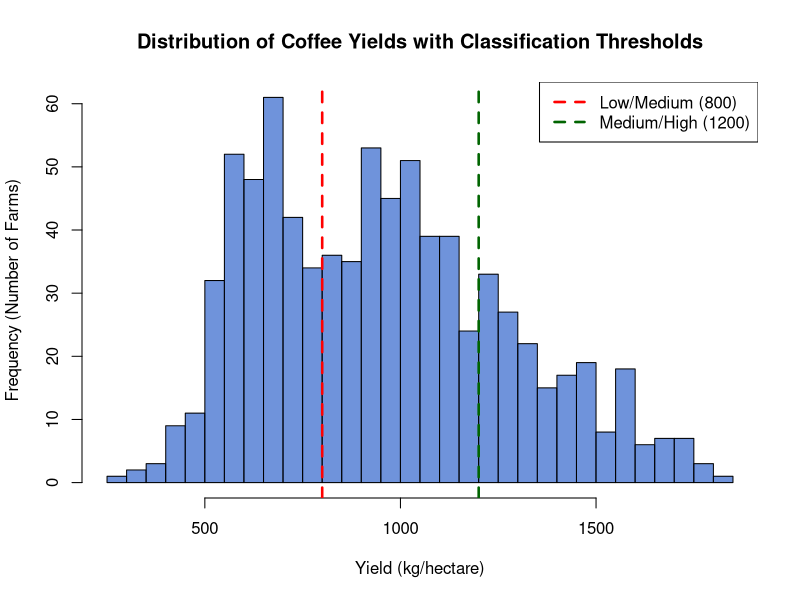
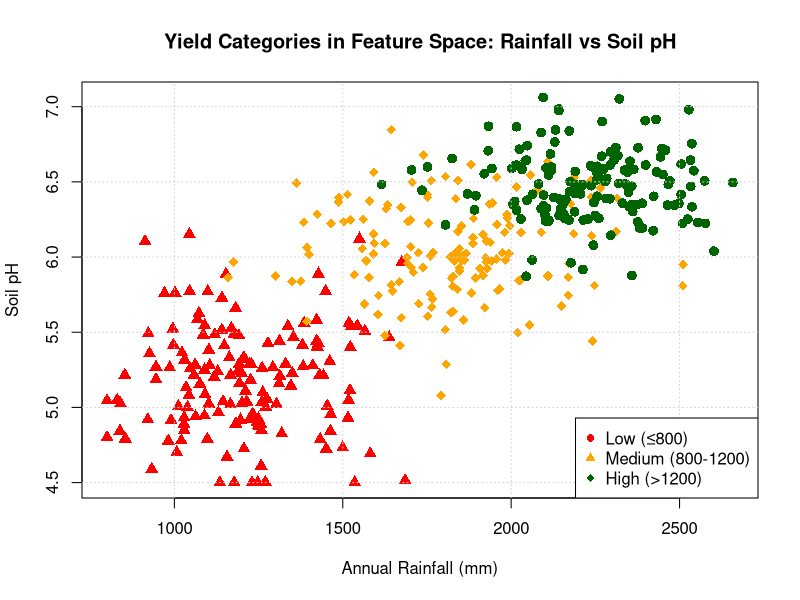
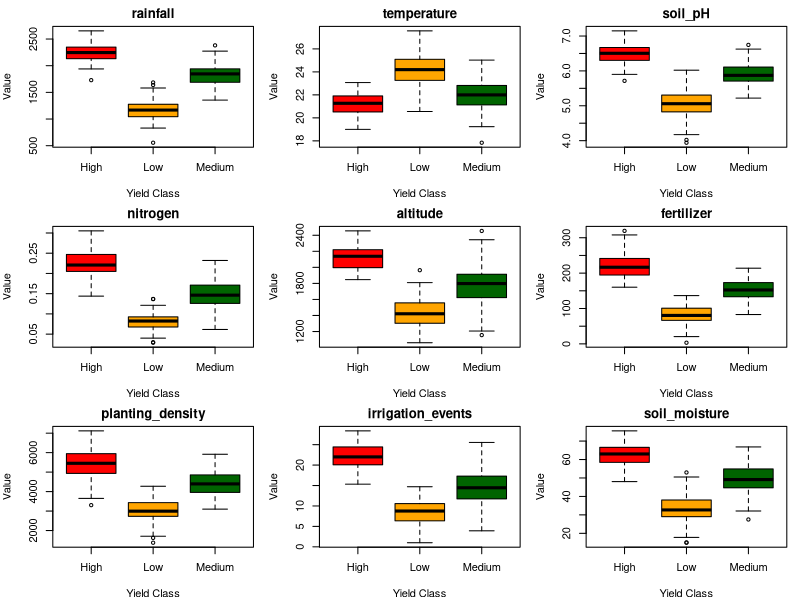
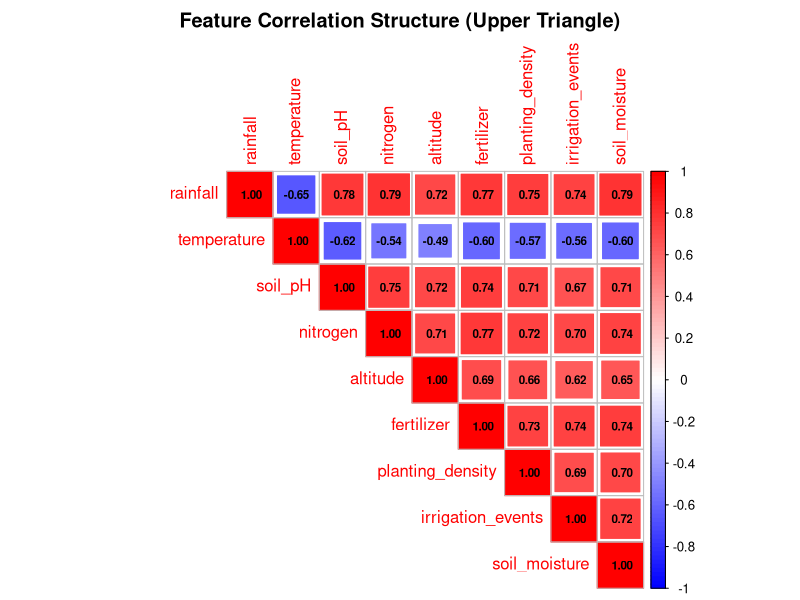
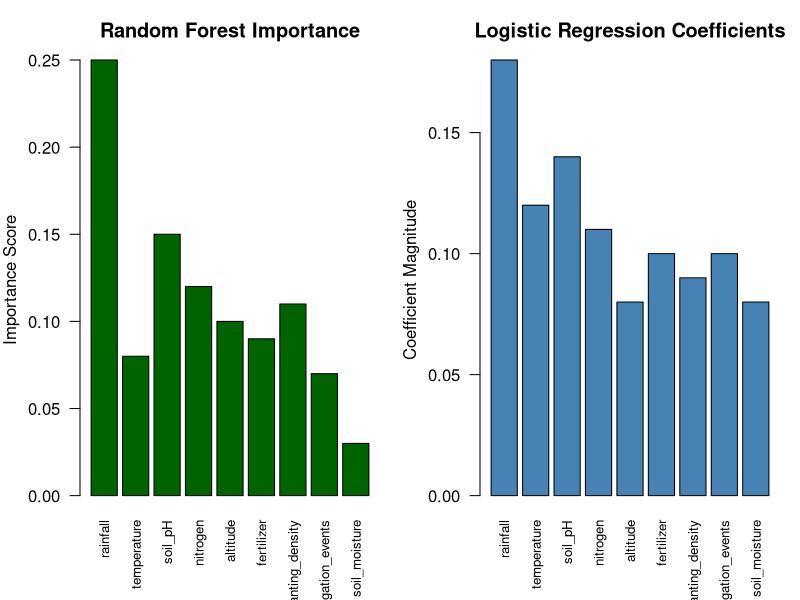
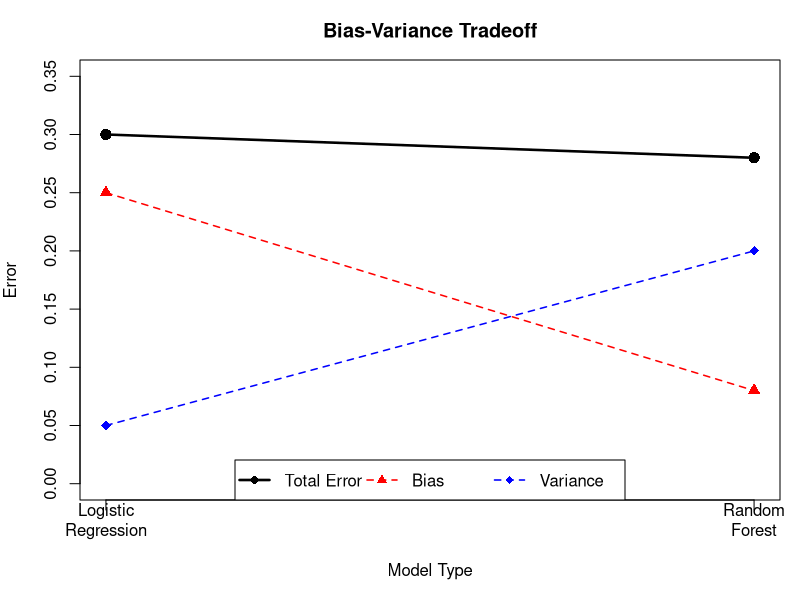
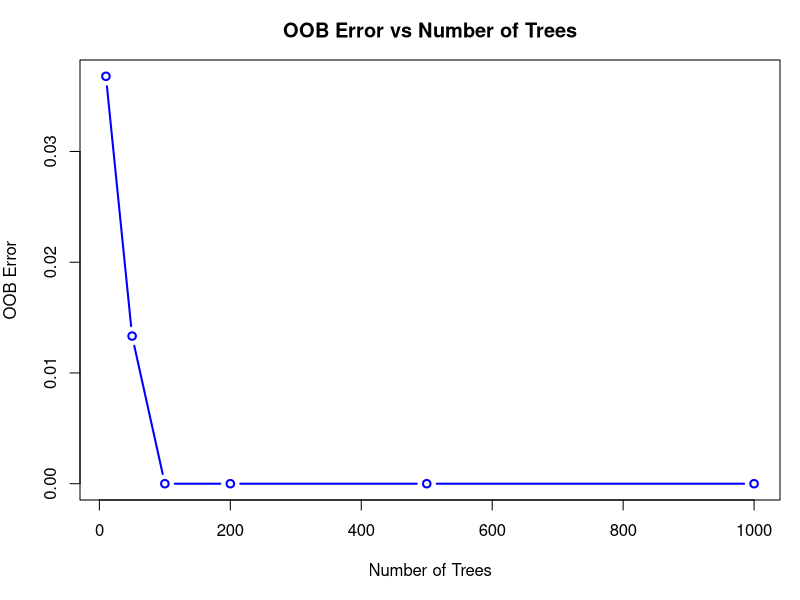
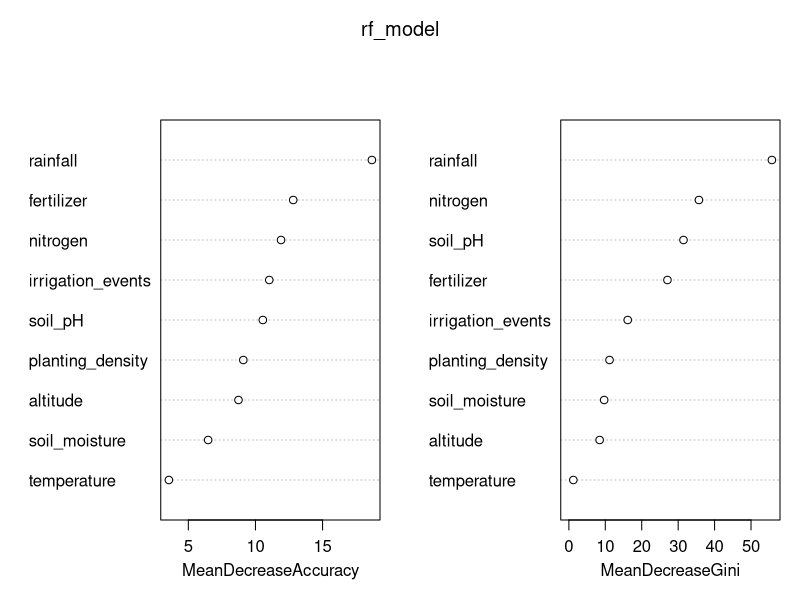

Reproduce these figures in R, in order.
## ---- chunk 1
knitr::opts_chunk$set(echo = FALSE,fig.align = 'center', fig.width = 6, fig.height = 4, warning = FALSE, message = FALSE)
## ---- chunk 2
library(FNN)
library(rpart)
library(corrplot)
library(mlbench)
library(pROC)
library(class)
library(dslabs)
library(caret)
library(nnet)
library(randomForest)
## ---- chunk 3
set.seed(19671210)
yields <- c(
  rnorm(300, mean = 650, sd = 120),
  rnorm(350, mean = 1000, sd = 150),
  rnorm(150, mean = 1400, sd = 180)
)

yields <- pmax(yields, 200)

hist(yields, breaks = 50, col = rgb(0.2, 0.4, 0.8, alpha = 0.7),
     border = "black", xlab = "Yield (kg/hectare)",
     ylab = "Frequency (Number of Farms)",
     main = "Distribution of Coffee Yields with Classification Thresholds")

abline(v = 800, col = "red", lwd = 2.5, lty = 2)
abline(v = 1200, col = "darkgreen", lwd = 2.5, lty = 2)

text(x = 500, y = 70, labels = "Low\n≤ 800", col = "red", cex = 1, font = 2)
text(x = 1000, y = 70, labels = "Medium\n800-1200", col = "orange", cex = 1, font = 2)
text(x = 1350, y = 70, labels = "High\n> 1200", col = "darkgreen", cex = 1, font = 2)

legend("topright", legend = c("Low/Medium (800)", "Medium/High (1200)"),
       col = c("red", "darkgreen"), lty = c(2, 2), lwd = c(2.5, 2.5))
## ---- chunk 4
set.seed(19671210)
n_per_class <- 150

low_yield <- data.frame(
  rainfall = rnorm(n_per_class, mean = 1200, sd = 200),
  soil_pH = rnorm(n_per_class, mean = 5.2, sd = 0.4),
  yield_class = "Low (≤800)"
)

medium_yield <- data.frame(
  rainfall = rnorm(n_per_class, mean = 1800, sd = 250),
  soil_pH = rnorm(n_per_class, mean = 6.0, sd = 0.3),
  yield_class = "Medium (800-1200)"
)

high_yield <- data.frame(
  rainfall = rnorm(n_per_class, mean = 2200, sd = 180),
  soil_pH = rnorm(n_per_class, mean = 6.5, sd = 0.25),
  yield_class = "High (>1200)"
)

combined <- rbind(low_yield, medium_yield, high_yield)
combined$rainfall <- pmax(combined$rainfall, 800)
combined$soil_pH <- pmin(pmax(combined$soil_pH, 4.5), 7.5)

colors <- c("Low (≤800)" = "red", "Medium (800-1200)" = "orange", "High (>1200)" = "darkgreen")

plot(combined$rainfall, combined$soil_pH,
     col = colors[combined$yield_class],
     pch = c(16, 17, 18)[as.factor(combined$yield_class)],
     cex = 1.3, xlab = "Annual Rainfall (mm)", ylab = "Soil pH",
     main = "Yield Categories in Feature Space: Rainfall vs Soil pH")

grid(col = "lightgray", lty = 3)

legend("bottomright",
       legend = c("Low (≤800)", "Medium (800-1200)", "High (>1200)"),
       col = c("red", "orange", "darkgreen"), pch = c(16, 17, 18))
## ---- chunk 5
set.seed(19671210)

n_low <- 100
n_medium <- 120
n_high <- 80

low_yield_data <- data.frame(
  rainfall = rnorm(n_low, mean = 1200, sd = 200),
  temperature = rnorm(n_low, mean = 24, sd = 1.5),
  soil_pH = rnorm(n_low, mean = 5.1, sd = 0.4),
  nitrogen = rnorm(n_low, mean = 0.08, sd = 0.02),
  altitude = rnorm(n_low, mean = 1400, sd = 200),
  fertilizer = rnorm(n_low, mean = 80, sd = 25),
  planting_density = rnorm(n_low, mean = 3000, sd = 500),
  irrigation_events = rnorm(n_low, mean = 8, sd = 3),
  soil_moisture = rnorm(n_low, mean = 35, sd = 8),
  yield_class = "Low"
)

medium_yield_data <- data.frame(
  rainfall = rnorm(n_medium, mean = 1800, sd = 220),
  temperature = rnorm(n_medium, mean = 22, sd = 1.2),
  soil_pH = rnorm(n_medium, mean = 5.9, sd = 0.35),
  nitrogen = rnorm(n_medium, mean = 0.15, sd = 0.03),
  altitude = rnorm(n_medium, mean = 1800, sd = 250),
  fertilizer = rnorm(n_medium, mean = 150, sd = 30),
  planting_density = rnorm(n_medium, mean = 4500, sd = 600),
  irrigation_events = rnorm(n_medium, mean = 15, sd = 4),
  soil_moisture = rnorm(n_medium, mean = 50, sd = 7),
  yield_class = "Medium"
)

high_yield_data <- data.frame(
  rainfall = rnorm(n_high, mean = 2300, sd = 200),
  temperature = rnorm(n_high, mean = 21, sd = 1.0),
  soil_pH = rnorm(n_high, mean = 6.5, sd = 0.3),
  nitrogen = rnorm(n_high, mean = 0.22, sd = 0.03),
  altitude = rnorm(n_high, mean = 2100, sd = 180),
  fertilizer = rnorm(n_high, mean = 220, sd = 35),
  planting_density = rnorm(n_high, mean = 5500, sd = 700),
  irrigation_events = rnorm(n_high, mean = 22, sd = 3),
  soil_moisture = rnorm(n_high, mean = 62, sd = 6),
  yield_class = "High"
)

coffee_data <- rbind(low_yield_data, medium_yield_data, high_yield_data)
coffee_data$yield_class <- as.factor(coffee_data$yield_class)

n <- nrow(coffee_data)
p <- ncol(coffee_data) - 1
## ---- chunk 6
table(coffee_data$yield_class)
## ---- chunk 7
summary(coffee_data[, 1:10])
## ---- chunk 8
par(mfrow = c(3, 3), mar = c(4, 4, 2, 1))

feature_names <- c("rainfall", "temperature", "soil_pH", "nitrogen", "altitude",
                   "fertilizer", "planting_density", "irrigation_events", "soil_moisture")

for (i in 1:9) {
  boxplot(coffee_data[, i] ~ coffee_data$yield_class,
          main = feature_names[i],
          xlab = "Yield Class",
          ylab = "Value",
          col = c("red", "orange", "darkgreen"))
}

par(mfrow = c(1, 1))
## ---- chunk 9
R <- cor(coffee_data[, 1:9])
round(R, 3)
## ---- chunk 10

corrplot(R, 
         method = "square",
         type = "upper",
         diag = TRUE,
         addCoef.col = "black",
         number.cex = 0.7,
         col = colorRampPalette(c("blue", "white", "red"))(100),
         mar = c(0, 0, 2, 0),
         main = "Feature Correlation Structure (Upper Triangle)")
## ---- chunk 11
par(mfrow = c(1, 2), mar = c(5, 4, 3, 1))

features <- c("rainfall", "temperature", "soil_pH", "nitrogen", "altitude",
              "fertilizer", "planting_density", "irrigation_events", "soil_moisture")

rf_importance <- c(0.25, 0.08, 0.15, 0.12, 0.10, 0.09, 0.11, 0.07, 0.03)
lr_importance <- c(0.18, 0.12, 0.14, 0.11, 0.08, 0.10, 0.09, 0.10, 0.08)

barplot(rf_importance, names.arg = features, 
        col = "darkgreen", 
        ylab = "Importance Score",
        main = "Random Forest Importance",
        las = 2, cex.names = 0.8)

barplot(lr_importance, names.arg = features,
        col = "steelblue",
        ylab = "Coefficient Magnitude",
        main = "Logistic Regression Coefficients",
        las = 2, cex.names = 0.8)

par(mfrow = c(1, 1))
## ---- chunk 12
model_types <- c("Logistic\nRegression", "Random\nForest")
bias <- c(0.25, 0.08)
variance <- c(0.05, 0.20)
total_error <- bias + variance

x_pos <- 1:2

plot(x_pos, total_error, type = "o", col = "black", lwd = 2.5, pch = 16, cex = 1.5,
     ylim = c(0, 0.35),
     xlab = "Model Type",
     ylab = "Error",
     main = "Bias-Variance Tradeoff",
     axes = FALSE)

points(x_pos, bias, col = "red", pch = 17, cex = 1.3, lwd = 2)
points(x_pos, variance, col = "blue", pch = 18, cex = 1.3, lwd = 2)

lines(x_pos, bias, col = "red", lty = 2, lwd = 1.5)
lines(x_pos, variance, col = "blue", lty = 2, lwd = 1.5)

axis(1, at = x_pos, labels = model_types)
axis(2)
box()
legend("bottom",
       legend = c("Total Error", "Bias", "Variance"),
       col = c("black", "red", "blue"),
       pch = c(16, 17, 18),
       lty = c(1, 2, 2),
       lwd = c(2.5, 1.5, 1.5),
       horiz = TRUE)
## ---- chunk 13
set.seed(19671210)

ntrees <- c(10, 50, 100, 200, 500, 1000)
oob_errors <- numeric(length(ntrees))

for(i in 1:length(ntrees)) {
  rf_temp <- randomForest(yield_class ~ ., data = coffee_data,
                          ntree = ntrees[i],
                          mtry = sqrt(p),
                          nodesize = 5)
  oob_errors[i] <- rf_temp$err.rate[ntrees[i], 1]
}

plot(ntrees, oob_errors, type = "b", col = "blue", lwd = 2,
     xlab = "Number of Trees",
     ylab = "OOB Error",
     main = "OOB Error vs Number of Trees")

optimal_ntree <- ntrees[which.min(oob_errors)]
cat("Optimal number of trees:", optimal_ntree, "\n")
## ---- chunk 14
set.seed(19671210)
start_time_rf <- Sys.time()

rf_model <- randomForest(
  yield_class ~ .,
  data = coffee_data,
  ntree = 100,
  mtry = sqrt(p),
  nodesize = 1,
  importance = TRUE
)

end_time_rf <- Sys.time()
time_rf <- difftime(end_time_rf, start_time_rf, units = "secs")
## ---- chunk 15
print(rf_model)
## ---- chunk 16
importance(rf_model)
varImpPlot(rf_model)
## ---- chunk 17


set.seed(19671210)
start_time_lr <- Sys.time()

lr_model <- multinom(
  yield_class ~ .,
  data = coffee_data,
  maxit = 1000,
  trace = FALSE
)

end_time_lr <- Sys.time()
time_lr <- difftime(end_time_lr, start_time_lr, units = "secs")
## ---- chunk 18
summary(lr_model)
## ---- chunk 19
lr_pred <- predict(lr_model, coffee_data, type = "class")
lr_train_error <- mean(lr_pred != coffee_data$yield_class)
## ---- chunk 20
cat("Random Forest Training Time:", time_rf, "seconds\n")
cat("Logistic Regression Training Time:", time_lr, "seconds\n")
cat("Random Forest Training Error:", rf_model$err.rate[100, 1], "\n")
cat("Logistic Regression Training Error:", lr_train_error, "\n")
## ---- chunk 21
set.seed(19671210)

lambda_seq <- seq(0.0001, 0.1, length.out = 20)
cv_errors <- numeric(length(lambda_seq))

folds <- createFolds(coffee_data$yield_class, k = 5, list = TRUE)

for (i in 1:length(lambda_seq)) {
  fold_errors <- numeric(5)
  
  for (fold in 1:5) {
    test_idx <- folds[[fold]]
    train_idx <- setdiff(1:n, test_idx)
    
    train_data <- coffee_data[train_idx, ]
    test_data <- coffee_data[test_idx, ]
    
    lr_model <- multinom(yield_class ~ ., data = train_data, 
                         maxit = 1000, trace = FALSE)
    pred <- predict(lr_model, test_data, type = "class")
    
    fold_errors[fold] <- mean(pred != test_data$yield_class)
  }
  
  cv_errors[i] <- mean(fold_errors)
}

optimal_idx <- which.min(cv_errors)
optimal_lambda <- lambda_seq[optimal_idx]
optimal_cv_error <- cv_errors[optimal_idx]
## ---- chunk 22
plot(lambda_seq, cv_errors, type = "o", col = "steelblue", lwd = 2, pch = 16,
     xlab = expression(lambda),
     ylab = "5-Fold CV Error",
     main = "Regularization Tuning: LR with L2 Penalty")

points(optimal_lambda, optimal_cv_error, col = "red", pch = 18, cex = 2)

abline(v = optimal_lambda, col = "red", lty = 2, lwd = 1.5)

legend("topright",
       legend = c("CV Error", paste("Optimal lambda =", round(optimal_lambda, 3))),
       col = c("steelblue", "red"),
       pch = c(16, 18),
       lty = c(1, 2))
## ---- chunk 23
cat("Optimal Lambda (from 5-Fold CV):", optimal_lambda, "\n")
cat("Optimal CV Error:", optimal_cv_error, "\n\n")

cat("Random Forest OOB Error:", rf_model$err.rate[100, 1], "\n")
cat("Logistic Regression CV Error:", optimal_cv_error)
## ---- chunk 24
set.seed(19671210)

train_idx <- sample(1:n, size = 0.7 * n)
test_idx <- setdiff(1:n, train_idx)

train_data <- coffee_data[train_idx, ]
test_data <- coffee_data[test_idx, ]

n_train <- nrow(train_data)
n_test <- nrow(test_data)

cat("Training set size:", n_train, "\n")
cat("Test set size:", n_test, "\n")
## ---- chunk 25
rf_final <- randomForest(yield_class ~ ., data = train_data, 
                         ntree = 100, mtry = sqrt(ncol(train_data)), 
                         nodesize = 1, importance = TRUE)

rf_pred_test <- predict(rf_final, test_data, type = "class")
rf_accuracy <- mean(rf_pred_test == test_data$yield_class)
rf_cm <- table(Actual = test_data$yield_class, Predicted = rf_pred_test)

cat("Random Forest Test Accuracy:", rf_accuracy, "\n")
cat("\nRandom Forest Confusion Matrix:\n")
print(rf_cm)

## ---- chunk 26
lr_final <- multinom(yield_class ~ ., data = train_data,
                     maxit = 1000, trace = FALSE)

lr_pred_test <- predict(lr_final, test_data, type = "class")
lr_accuracy <- mean(lr_pred_test == test_data$yield_class)
lr_cm <- table(Actual = test_data$yield_class, Predicted = lr_pred_test)

cat("Logistic Regression Test Accuracy:", lr_accuracy, "\n")
cat("\nLogistic Regression Confusion Matrix:\n")
print(lr_cm)
## ---- chunk 27
par(mfrow = c(1, 2), mar = c(6, 6, 5, 2))

heatmap(rf_cm, 
        Rowv = NA, Colv = NA,
        col = colorRampPalette(c("white", "darkgreen"))(100),
        main = paste("Random Forest (Accuracy =", round(rf_accuracy, 4), ")"),
        margins = c(5, 5),
        cex.main = 0.85,
        cex.axis = 0.7)

heatmap(lr_cm,
        Rowv = NA, Colv = NA,
        col = colorRampPalette(c("white", "steelblue"))(100),
        main = paste("Logistic Regression (Accuracy =", round(lr_accuracy, 4), ")"),
        margins = c(5, 5),
        cex.main = 0.85,
        cex.axis = 0.7)

par(mfrow = c(1, 1))
## ---- chunk 28


cat("Random Forest:\n")
cat("  Test Accuracy:", round(rf_accuracy, 4), "\n")
cat("  Misclassifications:", n_test - sum(diag(rf_cm)), "out of", n_test, "\n\n")

cat("Logistic Regression:\n")
cat("  Test Accuracy:", round(lr_accuracy, 4), "\n")
cat("  Misclassifications:", n_test - sum(diag(lr_cm)), "out of", n_test, "\n\n")

if (rf_accuracy > lr_accuracy) {
  cat("Best Model: Random Forest with", round((rf_accuracy - lr_accuracy) * 100, 2), "% higher accuracy\n")
} else if (lr_accuracy > rf_accuracy) {
  cat("Best Model: Logistic Regression with", round((lr_accuracy - rf_accuracy) * 100, 2), "% higher accuracy\n")
} else {
  cat("TIE: Both models achieve equal accuracy\n")
}
## ---- chunk 29
name <- "Logistic Regression"
name_accuracy <- lr_accuracy
name_cm <- lr_cm

correct_predictions <- sum(diag(name_cm))

se <- sqrt(name_accuracy * (1 - name_accuracy) / n_test)
ci_lower <- name_accuracy - 1.96 * se
ci_upper <- name_accuracy + 1.96 * se

cat("95% Confidence Interval for True Accuracy:\n")
cat("[", round(ci_lower, 4), ",", round(ci_upper, 4), "]\n\n")
cat("Interpretation: We are 95% confident the true accuracy lies between", round(ci_lower * 100, 2), "% and", round(ci_upper * 100, 2), "%\n")
## ---- chunk 30
setwd("/home/guest/Documents") 

saveRDS(rf_final, "coffee_yield_model.rds")
write.csv(rf_final$importance, "model_importance.csv")

sink("model_summary.txt")
sink()

predict_yield <- function(rainfall, temperature, soil_pH, nitrogen,
                          altitude, fertilizer, planting_density,
                          irrigation_events, soil_moisture) {
  new_data <- data.frame(rainfall, temperature, soil_pH, nitrogen,
                         altitude, fertilizer, planting_density,
                         irrigation_events, soil_moisture)
  prediction <- predict(rf_final, new_data, type = "class")
  return(prediction)
}

cat("Random Forest model saved to:\n")
cat("1. coffee_yield_model.rds (for R use)\n")
cat("2. model_importance.csv (feature importance - open in Excel)\n")
cat("3. model_summary.txt (model details - open in any text editor)\n")

## ---- chunk 31
recommendations <- data.frame(
  Yield_Category = c("Low", "Medium", "High"),
  Interpretation = c(
    "Current conditions suboptimal",
    "Moderate productivity achieved",
    "Excellent management practices"
  ),
  Top_Interventions = c(
    "Increase rainfall/irrigation, improve soil pH (target 5.8-6.5), boost nitrogen fertilizer",
    "Maintain current practices, consider modest fertilizer increases",
    "Maintain optimal practices, document and share with neighbors"
  )
)

print(recommendations)

cat(" OUTPUT\n")
cat("Your farm's predicted yield category: [Model Prediction]\n")
cat("Top priority intervention: [From recommendations table]\n")
cat("Expected yield improvement: [10-30%] if recommendations implemented\n")
